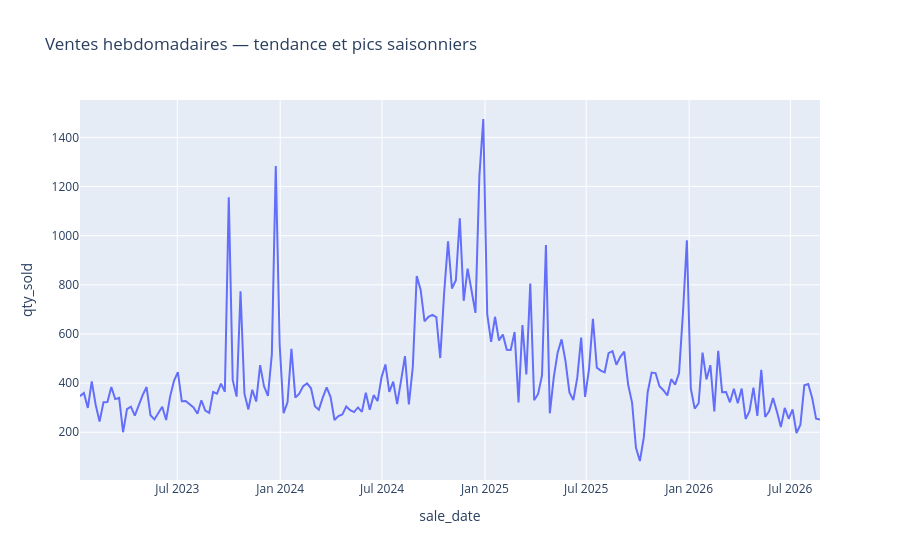

Source (notebook cell):
### Markdown cell above
## 3. EDA — l'essentiel

### Code cell
# Tendance & saisonnalité globales
ventes_hebdo = df.set_index("sale_date").resample("W")["qty_sold"].sum().reset_index()
px.line(ventes_hebdo, x="sale_date", y="qty_sold",
        title="Ventes hebdomadaires — tendance et pics saisonniers").show()

### Figure 1 — Plotly figure (JSON) as saved in the notebook; plotly's stock layout.template omitted (floating-point values rounded to 4 significant figures; data arrays with more than 128 entries replaced by an {"elided": "..."} marker saying what was removed)
{"data": [{"hovertemplate": "sale_date=%{x}<br>qty_sold=%{y}<extra></extra>", "legendgroup": "", "line": {"color": "#636efa", "dash": "solid"}, "marker": {"symbol": "circle"}, "mode": "lines", "name": "", "orientation": "v", "showlegend": false, "type": "scatter", "x": {"elided": "190 str values"}, "xaxis": "x", "y": {"elided": "190 float values"}, "yaxis": "y"}], "layout": {"legend": {"tracegroupgap": 0}, "title": {"text": "Ventes hebdomadaires — tendance et pics saisonniers"}, "xaxis": {"anchor": "y", "domain": [0, 1], "title": {"text": "sale_date"}}, "yaxis": {"anchor": "x", "domain": [0, 1], "title": {"text": "qty_sold"}}}}
